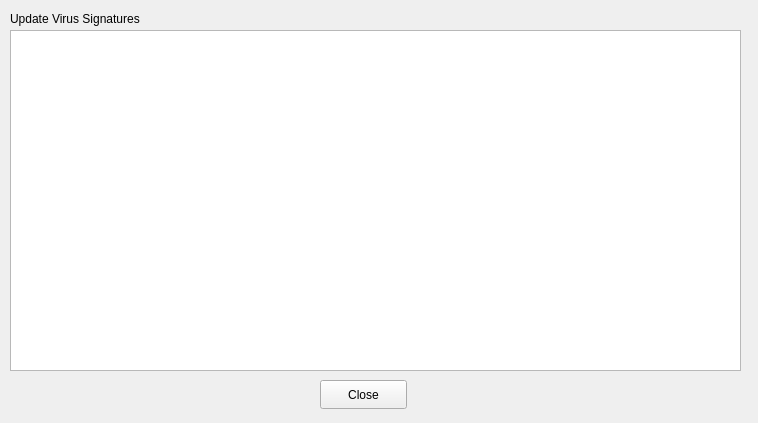
<?xml version="1.0" encoding="UTF-8"?>
<ui version="4.0">
 <class>UpdateWindow</class>
 <widget class="QMainWindow" name="UpdateWindow">
  <property name="geometry">
   <rect>
    <x>0</x>
    <y>0</y>
    <width>758</width>
    <height>423</height>
   </rect>
  </property>
  <property name="sizePolicy">
   <sizepolicy hsizetype="Fixed" vsizetype="Fixed">
    <horstretch>0</horstretch>
    <verstretch>0</verstretch>
   </sizepolicy>
  </property>
  <property name="minimumSize">
   <size>
    <width>758</width>
    <height>423</height>
   </size>
  </property>
  <property name="maximumSize">
   <size>
    <width>758</width>
    <height>423</height>
   </size>
  </property>
  <property name="windowTitle">
   <string>Update Virus Signatures</string>
  </property>
  <property name="windowIcon">
   <iconset resource="resourses.qrc">
    <normaloff>:/clamguard/Gerald-G-Clam-Security-Guard-ico32x32.png</normaloff>:/clamguard/Gerald-G-Clam-Security-Guard-ico32x32.png</iconset>
  </property>
  <widget class="QWidget" name="centralwidget">
   <widget class="QLabel" name="lblUpdate">
    <property name="geometry">
     <rect>
      <x>10</x>
      <y>10</y>
      <width>141</width>
      <height>17</height>
     </rect>
    </property>
    <property name="text">
     <string>Update Virus Signatures</string>
    </property>
   </widget>
   <widget class="QTextEdit" name="txtUpdate">
    <property name="geometry">
     <rect>
      <x>10</x>
      <y>30</y>
      <width>731</width>
      <height>341</height>
     </rect>
    </property>
   </widget>
   <widget class="QPushButton" name="btnClose">
    <property name="geometry">
     <rect>
      <x>320</x>
      <y>380</y>
      <width>87</width>
      <height>29</height>
     </rect>
    </property>
    <property name="text">
     <string>Close</string>
    </property>
   </widget>
  </widget>
 </widget>
 <resources>
  <include location="resourses.qrc"/>
 </resources>
 <connections/>
</ui>
